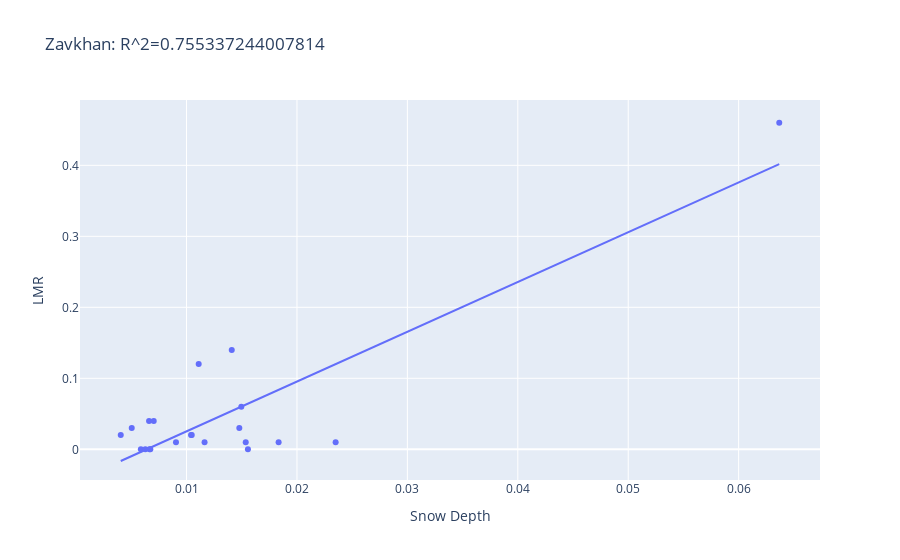

Notebook source saved alongside this figure:
### Code cell
#Ordinary Least Squares Regression Trendline
fig = px.scatter(result1, x='Snow Depth', y='LMR', trendline='ols', title='Zavkhan: R^2='+str(a))
fig.show()

### Figure 1 — Plotly figure (JSON) as saved in the notebook; plotly's stock layout.template omitted (floating-point values rounded to 4 significant figures)
{"data": [{"hovertemplate": "Snow Depth=%{x}<br>LMR=%{y}<extra></extra>", "legendgroup": "", "marker": {"color": "#636efa", "symbol": "circle"}, "mode": "markers", "name": "", "orientation": "v", "showlegend": false, "type": "scatter", "x": [0.01409, 0.0111, 0.01478, 0.01556, 0.01041, 0.009043, 0.00672, 0.006605, 0.005036, 0.06368, 0.0235, 0.005863, 0.01834, 0.006265, 0.004042, 0.01163, 0.01536, 0.01496, 0.01047, 0.007028, 0.006648, 0.02673], "xaxis": "x", "y": [0.14, 0.12, 0.03, 0, 0.02, 0.01, 0, 0.04, 0.03, 0.46, 0.01, 0, 0.01, 0, 0.02, 0.01, 0.01, 0.06, 0.02, 0.04, 0, null], "yaxis": "y"}, {"hovertemplate": "<b>OLS trendline</b><br>LMR = 7.01244 * Snow Depth + -0.0448294<br>R<sup>2</sup>=0.755337<br><br>Snow Depth=%{x}<br>LMR=%{y} <b>(trend)</b><extra></extra>", "legendgroup": "", "marker": {"color": "#636efa", "symbol": "circle"}, "mode": "lines", "name": "", "showlegend": false, "type": "scatter", "x": [0.004042, 0.005036, 0.005863, 0.006265, 0.006605, 0.006648, 0.00672, 0.007028, 0.009043, 0.01041, 0.01047, 0.0111, 0.01163, 0.01409, 0.01478, 0.01496, 0.01536, 0.01556, 0.01834, 0.0235, 0.06368], "xaxis": "x", "y": [-0.01649, -0.009514, -0.003716, -0.0008976, 0.001485, 0.001786, 0.002296, 0.004453, 0.01858, 0.02816, 0.0286, 0.03301, 0.03674, 0.054, 0.05881, 0.06008, 0.06288, 0.06427, 0.08377, 0.12, 0.4017], "yaxis": "y"}], "layout": {"legend": {"tracegroupgap": 0}, "title": {"text": "Zavkhan: R^2=0.755337244007814"}, "xaxis": {"anchor": "y", "domain": [0, 1], "title": {"text": "Snow Depth"}}, "yaxis": {"anchor": "x", "domain": [0, 1], "title": {"text": "LMR"}}}}
